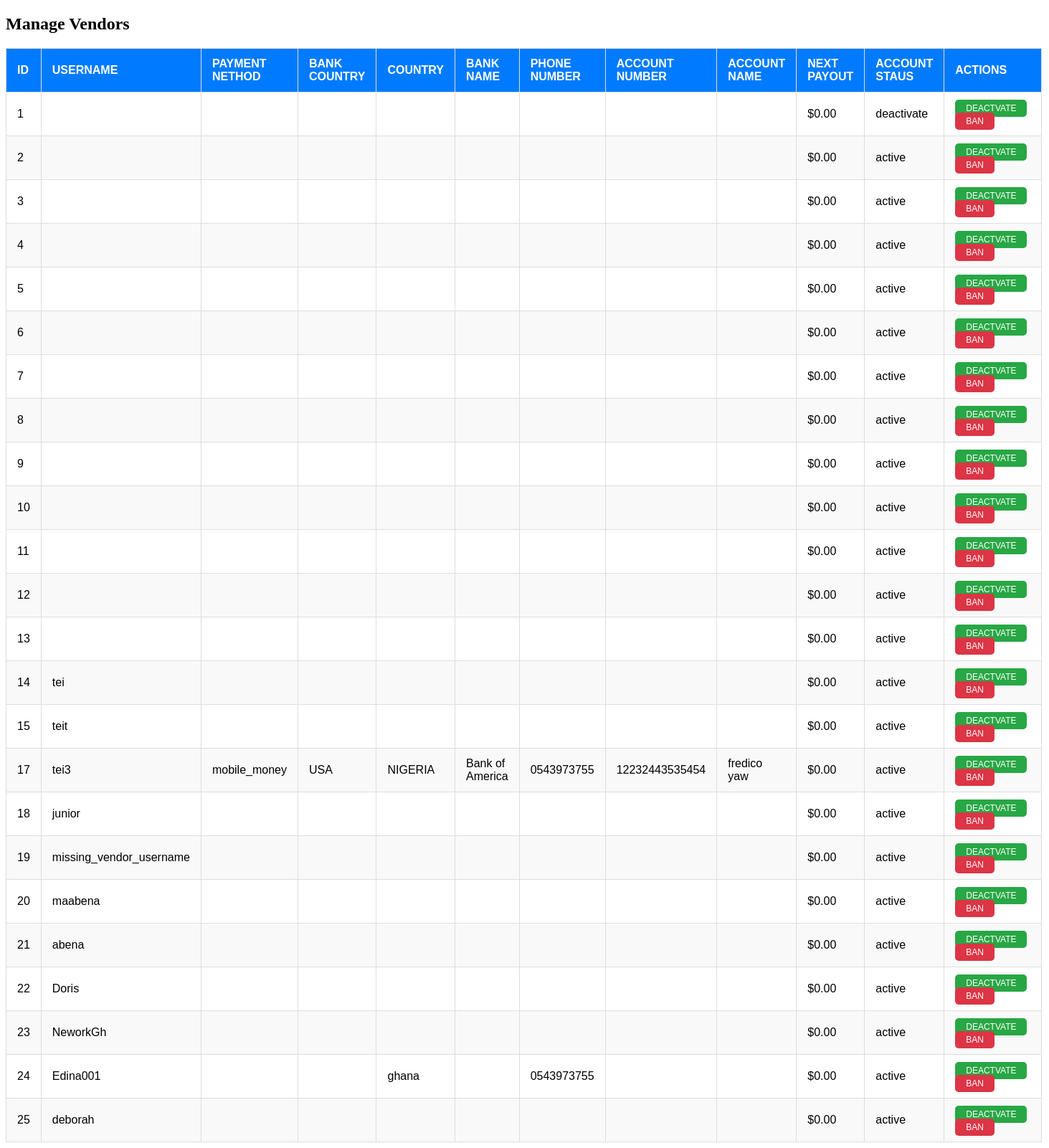
/Adminpanel/manage_vendors.php, run on the app's committed database.
### tables this page shows
CREATE TABLE `vendors` (
  `vendor_id` int(11) NOT NULL,
  `firstname` varchar(50) NOT NULL,
  `lastname` varchar(50) NOT NULL,
  `email` varchar(100) NOT NULL,
  `country` varchar(20) NOT NULL,
  `password` varchar(255) NOT NULL,
  `phone_number` varchar(255) DEFAULT NULL,
  `bank_name` varchar(100) DEFAULT NULL,
  `account_number` varchar(20) DEFAULT NULL,
  `created_at` timestamp NOT NULL DEFAULT current_timestamp(),
  `vendor_username` varchar(255) DEFAULT NULL,
  `payment_method` varchar(255) NOT NULL,
  `bank_country` varchar(255) NOT NULL,
  `account_name` varchar(255) NOT NULL,
  `country_of_residence` varchar(255) NOT NULL,
  `account_status` enum('active','deactivate','banned') DEFAULT 'active',
  `incoming_payout` decimal(10,2) DEFAULT 0.00,
  `total_earnings` decimal(10,2) DEFAULT 0.00
);

### Adminpanel/manage_vendors.php (the view, shortened to what this page needs)
<?php
include 'success.php';
$servername = "localhost";
$username = "root";
$password = "";
$dbname = "registration";
$conn = new mysqli($servername, $username, $password, $dbname, );
$sql = "SELECT vendor_id,vendor_username, payment_method, bank_country, country_of_residence, bank_name, phone_number, account_number, account_name, incoming_payout ,account_status
        FROM vendors";
$result = $conn->query($sql)
?>
<!DOCTYPE html>
<html lang="en">
<head>
</head>
<body>
<div class="container mt-5">
    <h2 class="text-center">Manage Vendors</h2>
    <table class="table table-bordered table-striped mt-3">
        <thead>
            <tr>
            <th>ID</th>
                <th>Username</th>
                <th>Payment Nethod</th>
                <th>Bank Country</th>
                <th>    Country</th>
                <th>Bank Name</th>
                <th>Phone Number</th>
                <th> Account Number</th>
                <th>Account Name</th>
                <th>Next Payout</th>
                <th>account Staus</th>
                <th>Actions</th>
            </tr>
        </thead>
        <tbody>
            <?php if ($result->num_rows > 0): ?>
                <?php while($row = $result->fetch_assoc()): ?>
                    <tr>
                    <td><?php echo $row['vendor_id']; ?></td>
                        <td><?php echo $row['vendor_username']; ?></td>
                        <td><?php echo $row['payment_method']; ?></td>
                        <td><?php echo $row['bank_country']; ?></td>
                        <td><?php echo $row['country_of_residence']; ?></td>
                        <td><?php echo $row['bank_name']; ?></td>
                        <td><?php echo $row['phone_number']; ?></td>
                        <td><?php echo $row['account_number']; ?></td>
                        <td><?php echo $row['account_name']; ?></td>
                        <td>$<?php echo $row['incoming_payout']; ?></td>
                        <td><?php echo $row['account_status']; ?></td>
                            <td>
                            <a href="manage_vendors.php?action=deactivate&vendor_id=<?php echo $row['vendor_id']; ?>" class="btn btn-success btn-sm">deactvate</a>
                            <a href="manage_vendors.php?action=ban&vendor_id=<?php echo $row['vendor_id']; ?>" class="btn btn-danger btn-sm">ban</a>
                        </td>
                    </tr>
                <?php endwhile; ?>
            <?php else: ?>
                <tr>
                    <td colspan="10" class="text-center">No Vender found.</td>
                </tr>
            <?php endif; ?>
        </tbody>
    </table>
</div>
</body>
</html>

### Adminpanel/manage_vendors.php (style rules this page uses)
.table { width: 40%; border-collapse: collapse; font-family: Arial, sans-serif; margin-top: 20px; }
.table thead { background-color: #007bff; color: white; text-align: left; }
.table th, .table td { padding: 12px 15px; border: 1px solid #ddd; }
.table tbody tr:nth-child(even) { background-color: #f9f9f9; }
.table th { text-transform: uppercase; font-weight: 600; }
.table a.btn { padding: 5px 10px; font-size: 12px; text-transform: uppercase; border-radius: 5px; text-decoration: none; margin-right: 5px; }
.table a.btn-sm { padding: 5px 15px; }
.table a.btn-success { background-color: #28a745; color: white; }
.table a.btn-danger { background-color: #dc3545; color: white; }

### data on the page
vendors: vendor_id "1", incoming_payout "0.00", account_status "deactivate"
vendors: vendor_id "2", incoming_payout "0.00", account_status "active"
vendors: vendor_id "3", incoming_payout "0.00", account_status "active"
vendors: vendor_id "4", incoming_payout "0.00", account_status "active"
vendors: vendor_id "5", incoming_payout "0.00", account_status "active"
vendors: vendor_id "6", incoming_payout "0.00", account_status "active"
vendors: vendor_id "7", incoming_payout "0.00", account_status "active"
vendors: vendor_id "8", incoming_payout "0.00", account_status "active"
vendors: vendor_id "9", incoming_payout "0.00", account_status "active"
vendors: vendor_id "10", incoming_payout "0.00", account_status "active"
vendors: vendor_id "11", incoming_payout "0.00", account_status "active"
vendors: vendor_id "12", incoming_payout "0.00", account_status "active"
vendors: vendor_id "13", incoming_payout "0.00", account_status "active"
vendors: vendor_id "14", vendor_username "tei", incoming_payout "0.00", account_status "active"
vendors: vendor_id "15", vendor_username "teit", incoming_payout "0.00", account_status "active"
vendors: vendor_id "17", vendor_username "tei3", payment_method "mobile_money", bank_country "USA", country_of_residence "NIGERIA", bank_name "Bank of America", phone_number "0543973755", account_number "12232443535454", account_name "fredico yaw", incoming_payout "0.00", account_status "active"
vendors: vendor_id "18", vendor_username "junior", incoming_payout "0.00", account_status "active"
vendors: vendor_id "19", vendor_username "missing_vendor_username", incoming_payout "0.00", account_status "active"
vendors: vendor_id "20", vendor_username "maabena", incoming_payout "0.00", account_status "active"
vendors: vendor_id "21", vendor_username "abena", incoming_payout "0.00", account_status "active"
vendors: vendor_id "22", vendor_username "Doris", incoming_payout "0.00", account_status "active"
vendors: vendor_id "23", vendor_username "NeworkGh", incoming_payout "0.00", account_status "active"
vendors: vendor_id "24", vendor_username "Edina001", country_of_residence "ghana", phone_number "0543973755", incoming_payout "0.00", account_status "active"
vendors: vendor_id "25", vendor_username "deborah", incoming_payout "0.00", account_status "active"
